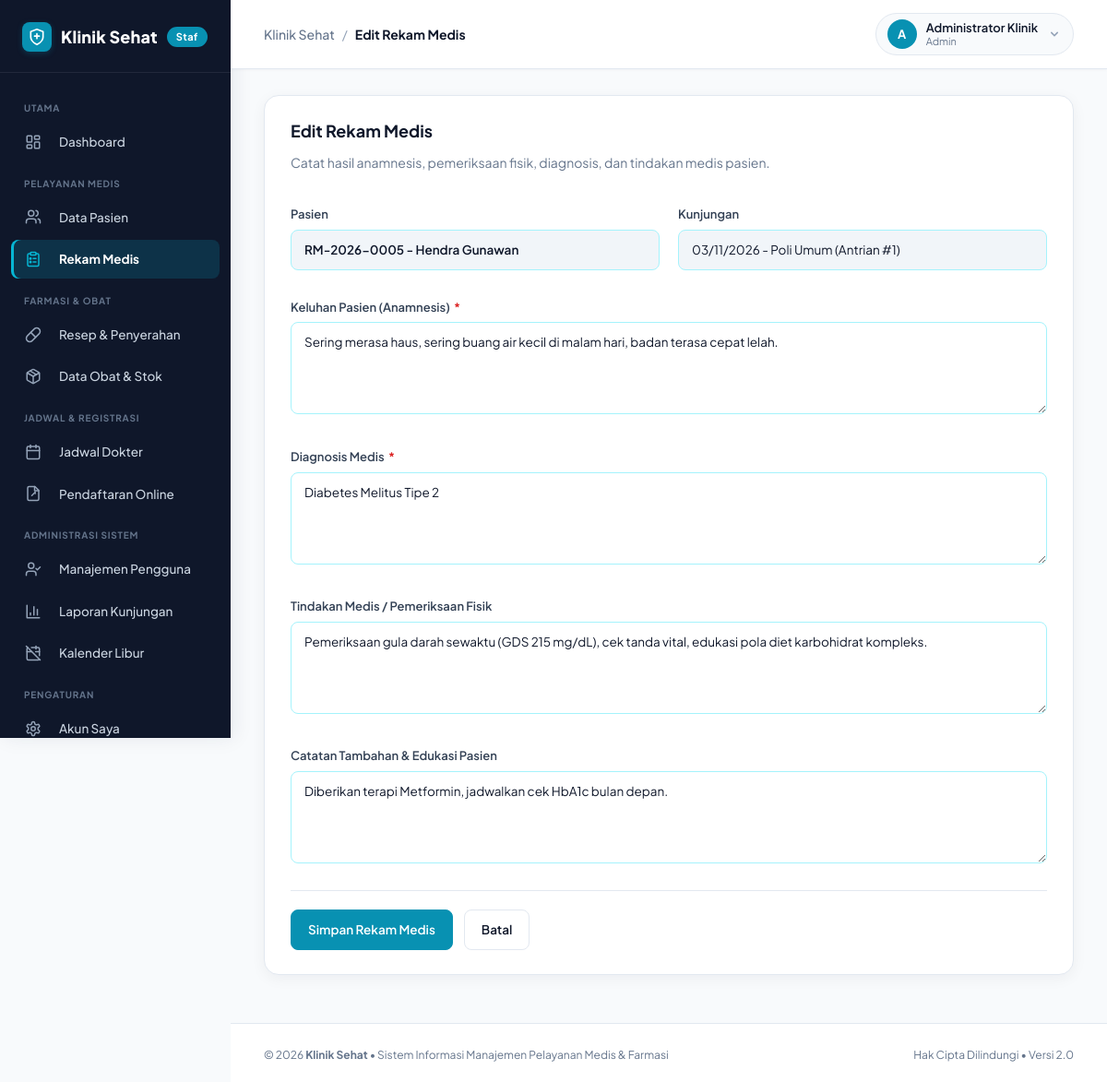
The page /index.php?url=rekam_medis/edit/2 (signed in) on the database its author committed.
### tables this page shows
CREATE TABLE rekam_medis (
    id_rekam_medis INT AUTO_INCREMENT PRIMARY KEY,
    id_kunjungan INT NOT NULL UNIQUE,
    keluhan TEXT NOT NULL,
    diagnosa TEXT NOT NULL,
    tindakan TEXT,
    catatan TEXT,
    created_at TIMESTAMP DEFAULT CURRENT_TIMESTAMP,
    FOREIGN KEY (id_kunjungan)
        REFERENCES kunjungan(id_kunjungan)
        ON DELETE CASCADE
);

CREATE TABLE users (
    id_user INT AUTO_INCREMENT PRIMARY KEY,
    nama VARCHAR(100) NOT NULL,
    username VARCHAR(50) NOT NULL UNIQUE,
    password VARCHAR(255) NOT NULL,
    role ENUM('admin', 'resepsionis', 'dokter', 'apoteker') NOT NULL DEFAULT 'admin',
    is_active TINYINT(1) NOT NULL DEFAULT 1,
    aktif_mulai DATE NOT NULL,
    aktif_sampai DATE NOT NULL,
    created_at TIMESTAMP DEFAULT CURRENT_TIMESTAMP
);

CREATE TABLE pasien (
    id_pasien INT AUTO_INCREMENT PRIMARY KEY,
    no_rm VARCHAR(20) NOT NULL UNIQUE,
    nama_pasien VARCHAR(100) NOT NULL,
    jenis_kelamin ENUM('L', 'P') NOT NULL,
    tanggal_lahir DATE NOT NULL,
    alamat TEXT,
    no_hp VARCHAR(20),
    created_at TIMESTAMP DEFAULT CURRENT_TIMESTAMP
);

CREATE TABLE kunjungan (
    id_kunjungan INT AUTO_INCREMENT PRIMARY KEY,
    id_pasien INT NOT NULL,
    id_dokter INT NULL,
    id_pendaftaran INT NULL UNIQUE,
    tanggal_kunjungan DATE NOT NULL,
    no_antrian INT NOT NULL,
    poli VARCHAR(100) NOT NULL,
    status ENUM('Menunggu', 'Diperiksa', 'Selesai', 'Batal')
        DEFAULT 'Menunggu',
    created_at TIMESTAMP DEFAULT CURRENT_TIMESTAMP,
    FOREIGN KEY (id_pasien)
        REFERENCES pasien(id_pasien)
        ON DELETE CASCADE,
    FOREIGN KEY (id_dokter)
        REFERENCES users(id_user)
        ON DELETE SET NULL,
    FOREIGN KEY (id_pendaftaran)
        REFERENCES pendaftaran_online(id_pendaftaran)
        ON DELETE SET NULL,
    UNIQUE KEY unik_antrian (tanggal_kunjungan, poli, no_antrian)
);

### controllers/RekamMedisController.php (called while the page is built, shortened)
<?php
require_once __DIR__ . '/../models/RekamMedis.php';
class RekamMedisController extends Controller
{
    private $rekamMedis;
    public function __construct()
    {
        require_role('admin', 'dokter');
        $this->rekamMedis = new RekamMedis();
    }
    public function edit($id = 0)
    {
        $item = $this->rekamMedis->find((int) $id, $this->doctorId());
        $this->view('rekam_medis/form', [
            'title'     => 'Edit Rekam Medis',
            'item'      => $item,
            'kunjungan' => [],
            'terpilih'  => (int) $item['id_kunjungan'],
            'action'    => route('rekam_medis/update/' . $item['id_rekam_medis'])
        ]);
    }
    private function doctorId()
    {
        return has_role('dokter') ? (int) current_user()['id_user'] : null;
    }
}

### index.php (called while the page is built, shortened)
<?php
require_once __DIR__ . '/core/Database.php';
require_once __DIR__ . '/core/Model.php';
require_once __DIR__ . '/core/Icon.php';
function icon($name, $class = '', $size = 18, $strokeWidth = 2)
{
    return Icon::render($name, $class, $size, $strokeWidth);
}
function e($value)
{
    return htmlspecialchars((string) $value, ENT_QUOTES, 'UTF-8');
}
function route($path = '')
{
    return BASE_URL . '/index.php?url=' . $path;
}
function asset($path)
{
    $file = __DIR__ . '/public/' . $path;
    $version = is_file($file) ? '?v=' . filemtime($file) : '';
    return BASE_URL . '/public/' . $path . $version;
}
function tgl($tanggal)
{
    return date('d/m/Y', strtotime($tanggal));
}
function is_logged_in()
{
    return isset($_SESSION['user']);
}
function current_user()
{
    return $_SESSION['user'] ?? null;
}
function has_role(...$roles)
{
    return is_logged_in() && in_array($_SESSION['user']['role'], $roles, true);
}
function require_login()
{
    $stmt = Database::connect()->prepare(
        "SELECT id_user, nama, username, role, is_active, aktif_mulai, aktif_sampai
         FROM users WHERE id_user = ? LIMIT 1"
    );
    $stmt->execute([$_SESSION['user']['id_user']]);
}
function require_role(...$roles)
{
    require_login();
}
function old($key, $default = '')
{
    return $_SESSION['old'][$key] ?? $default;
}
$url = trim($_GET['url'] ?? 'beranda', '/');
$parts = $url === '' ? ['beranda'] : explode('/', $url);
$method = preg_replace('/[^a-zA-Z]/', '', $parts[1] ?? 'index');
$params = array_slice($parts, 2);
$controller = new $class();
call_user_func_array([$controller, $method], $params);

### core/Model.php (called while the page is built, shortened)
<?php
require_once __DIR__ . '/Database.php';
class Model
{
    public function __construct()
    {
        $this->db = Database::connect();
    }
}

### core/Database.php (called while the page is built, shortened)
<?php
class Database
{
    private static $pdo = null;
    public static function connect()
    {
        if (self::$pdo === null) {
            try {
                $dsn = "mysql:host=" . DB_HOST .
                       ";port=" . DB_PORT .
                       ";dbname=" . DB_NAME .
                       ";charset=utf8mb4";
                self::$pdo = new PDO(
                    $dsn,
                    DB_USER,
                    DB_PASS,
                    [
                        PDO::ATTR_ERRMODE => PDO::ERRMODE_EXCEPTION,
                        PDO::ATTR_DEFAULT_FETCH_MODE => PDO::FETCH_ASSOC,
                        PDO::ATTR_EMULATE_PREPARES => false
                    ]
                );
            } catch (PDOException $e) {
                error_log('Database connection failed: ' . $e->getMessage());
                http_response_code(500);
                die('Layanan sedang tidak tersedia. Silakan coba kembali.');
            }
        }
        return self::$pdo;
    }
}

### models/RekamMedis.php (called while the page is built, shortened)
<?php
class RekamMedis extends Model
{
        private $select = "SELECT rm.*, k.tanggal_kunjungan, k.poli, k.no_antrian, k.id_dokter,
                      d.nama AS nama_dokter, p.id_pasien, p.nama_pasien, p.no_rm,
                      p.jenis_kelamin, p.tanggal_lahir, p.no_hp, p.alamat
                       FROM rekam_medis rm
                       JOIN kunjungan k ON k.id_kunjungan = rm.id_kunjungan
                    LEFT JOIN users d ON d.id_user = k.id_dokter
                       JOIN pasien p ON p.id_pasien = k.id_pasien";
    public function find($id, $doctorId = null)
    {
        $sql = $this->select . ' WHERE rm.id_rekam_medis = ?';
        $params = [(int) $id];
        $stmt = $this->db->prepare($sql);
        $stmt->execute($params);
        return $stmt->fetch();
    }
}

### core/Icon.php (the view, shortened to what this page needs)
<?php
class Icon
{
    public static function render($name, $class = '', $size = 18, $strokeWidth = 2)
    {
        $path = self::$icons[$name] ?? self::$icons['info'];
        $classAttr = 'ui-icon' . ($class ? ' ' . htmlspecialchars($class, ENT_QUOTES, 'UTF-8') : '');
        $sizeAttr = (int) $size;
        $strokeAttr = (float) $strokeWidth;
        return sprintf(
            '<svg class="%s" width="%d" height="%d" viewBox="0 0 24 24" fill="none" stroke="currentColor" stroke-width="%.1f" stroke-linecap="round" stroke-linejoin="round" aria-hidden="true">%s</svg>',
            $classAttr,
            $sizeAttr,
            $sizeAttr,
            $strokeAttr,
            $path
        );
    }
}

### views/layouts/header.php (shortened to what this page needs)
<?php
$user = current_user();
$rawUrl = trim($_GET['url'] ?? 'dashboard', '/');
$urlSegments = explode('/', $rawUrl);
$activePage = $urlSegments[0] ?? 'dashboard';
?>
<!DOCTYPE html>
<html lang="id">
<head>
    <link rel="stylesheet" href="<?= asset('css/style.css') ?>">
</head>
<body>
<div class="layout">
    <aside class="sidebar" id="sidebar">
        <div class="brand">
            <a href="<?= route('dashboard') ?>" class="brand-link">
                <span class="brand-badge-icon"><?= icon('shield-plus', '', 20) ?></span>
                <span class="brand-title">Klinik Sehat</span>
                <span class="brand-ribbon">Staf</span>
            </a>
        </div>
        <nav>
            <div class="nav-section-label">UTAMA</div>
            <a href="<?= route('dashboard') ?>" class="<?= $activePage === 'dashboard' ? 'active' : '' ?>" <?= $activePage === 'dashboard' ? 'aria-current="page"' : '' ?>>
                <span class="nav-icon"><?= icon('layout-dashboard') ?></span> Dashboard
            </a>
            <?php if (has_role('admin', 'dokter', 'resepsionis')): ?>
                <div class="nav-section-label">PELAYANAN MEDIS</div>
                <a href="<?= route('pasien') ?>" class="<?= $activePage === 'pasien' ? 'active' : '' ?>" <?= $activePage === 'pasien' ? 'aria-current="page"' : '' ?>>
                    <span class="nav-icon"><?= icon('users') ?></span> Data Pasien
                </a>
            <?php endif; ?>
            <?php if (has_role('admin', 'dokter')): ?>
                <a href="<?= route('rekam_medis') ?>" class="<?= $activePage === 'rekam_medis' ? 'active' : '' ?>" <?= $activePage === 'rekam_medis' ? 'aria-current="page"' : '' ?>>
                    <span class="nav-icon"><?= icon('clipboard-list') ?></span> Rekam Medis
                </a>
            <?php endif; ?>
            <?php if (has_role('admin', 'dokter', 'apoteker')): ?>
                <div class="nav-section-label">FARMASI &amp; OBAT</div>
                <a href="<?= route('resep') ?>" class="<?= $activePage === 'resep' ? 'active' : '' ?>" <?= $activePage === 'resep' ? 'aria-current="page"' : '' ?>>
                    <span class="nav-icon"><?= icon('pill') ?></span> Resep &amp; Penyerahan
                </a>
                <a href="<?= route('obat') ?>" class="<?= $activePage === 'obat' ? 'active' : '' ?>" <?= $activePage === 'obat' ? 'aria-current="page"' : '' ?>>
                    <span class="nav-icon"><?= icon('package') ?></span> Data Obat &amp; Stok
                </a>
            <?php endif; ?>
            <?php if (has_role('admin', 'dokter', 'resepsionis')): ?>
                <div class="nav-section-label">JADWAL &amp; REGISTRASI</div>
                <a href="<?= route('jadwal') ?>" class="<?= $activePage === 'jadwal' ? 'active' : '' ?>" <?= $activePage === 'jadwal' ? 'aria-current="page"' : '' ?>>
                    <span class="nav-icon"><?= icon('calendar') ?></span> Jadwal Dokter
                </a>
            <?php endif; ?>
            <?php if (has_role('admin', 'resepsionis')): ?>
                <a href="<?= route('pendaftaran/verifikasi') ?>" class="<?= $activePage === 'pendaftaran' ? 'active' : '' ?>" <?= $activePage === 'pendaftaran' ? 'aria-current="page"' : '' ?>>
                    <span class="nav-icon"><?= icon('file-signature') ?></span> Pendaftaran Online
                </a>
            <?php endif; ?>
            <?php if (has_role('admin')): ?>
                <div class="nav-section-label">ADMINISTRASI SISTEM</div>
                <a href="<?= route('pengguna') ?>" class="<?= $activePage === 'pengguna' ? 'active' : '' ?>" <?= $activePage === 'pengguna' ? 'aria-current="page"' : '' ?>>
                    <span class="nav-icon"><?= icon('user-check') ?></span> Manajemen Pengguna
                </a>
                <a href="<?= route('laporan') ?>" class="<?= $activePage === 'laporan' ? 'active' : '' ?>" <?= $activePage === 'laporan' ? 'aria-current="page"' : '' ?>>
                    <span class="nav-icon"><?= icon('bar-chart-3') ?></span> Laporan Kunjungan
                </a>
                <a href="<?= route('hari_libur') ?>" class="<?= $activePage === 'hari_libur' ? 'active' : '' ?>" <?= $activePage === 'hari_libur' ? 'aria-current="page"' : '' ?>>
                    <span class="nav-icon"><?= icon('calendar-off') ?></span> Kalender Libur
                </a>
            <?php endif; ?>
            <div class="nav-section-label">PENGATURAN</div>
            <a href="<?= route('akun') ?>" class="<?= $activePage === 'akun' ? 'active' : '' ?>" <?= $activePage === 'akun' ? 'aria-current="page"' : '' ?>>
                <span class="nav-icon"><?= icon('settings') ?></span> Akun Saya
            </a>
        </nav>
    </aside>
    <div class="main-wrapper">
        <header class="top-navbar">
            <div class="top-nav-left">
                <div class="breadcrumb-trail">
                    <span class="breadcrumb-app">Klinik Sehat</span>
                    <span class="breadcrumb-separator">/</span>
                    <span class="breadcrumb-current"><?= e($title ?? 'Dashboard') ?></span>
                </div>
            </div>
            <div class="top-nav-right">
                <div class="user-profile-menu">
                    <button type="button" class="profile-trigger-btn" id="user-menu-btn" aria-expanded="false" aria-haspopup="true">
                        <span class="avatar-circle"><?= strtoupper(substr($user['nama'], 0, 1)) ?></span>
                        <div class="user-meta">
                            <span class="user-display-name"><?= e($user['nama']) ?></span>
                            <span class="user-display-role"><?= e(ucfirst($user['role'])) ?></span>
                        </div>
                        <svg class="dropdown-chevron" width="16" height="16" fill="currentColor" viewBox="0 0 20 20">
                            <path fill-rule="evenodd" d="M5.293 7.293a1 1 0 011.414 0L10 10.586l3.293-3.293a1 1 0 111.414 1.414l-4 4a1 1 0 01-1.414 0l-4-4a1 1 0 010-1.414z" clip-rule="evenodd"/>
                        </svg>
                    </button>
                </div>
            </div>
        </header>
        <main class="content-body">

### views/rekam_medis/form.php (shortened to what this page needs)
<?php
require __DIR__ . '/../layouts/header.php';
$v = function ($key) use ($item) {
    return e(old($key, $item[$key] ?? ''));
};
?>
<div class="panel">
    <h2><?= e($title) ?></h2>
    <p class="muted" style="margin-bottom: 20px;">Catat hasil anamnesis, pemeriksaan fisik, diagnosis, dan tindakan medis pasien.</p>
    <form method="post" action="<?= $action ?>" class="staff-form" novalidate>
        <div class="staff-form-grid">
            <?php if ($item): ?>
                <div>
                    <label>Pasien</label>
                    <input type="text" value="<?= e($item['no_rm'] . ' - ' . $item['nama_pasien']) ?>" disabled style="background: #f1f5f9; font-weight: 600;">
                </div>
                <div>
                    <label>Kunjungan</label>
                    <input type="text" value="<?= e(tgl($item['tanggal_kunjungan']) . ' - ' . $item['poli'] . ' (Antrian #' . $item['no_antrian'] . ')') ?>" disabled style="background: #f1f5f9;">
                </div>
            <?php endif; ?>
            <div class="field-wide">
                <label for="keluhan">Keluhan Pasien (Anamnesis) <span class="required">*</span></label>
                <textarea id="keluhan" name="keluhan" rows="3" placeholder="Keluhan utama dan riwayat penyakit yang dirasakan pasien" required><?= $v('keluhan') ?></textarea>
            </div>
            <div class="field-wide">
                <label for="diagnosa">Diagnosis Medis <span class="required">*</span></label>
                <textarea id="diagnosa" name="diagnosa" rows="3" placeholder="Diagnosis penyakit atau kondisi medis pasien" required><?= $v('diagnosa') ?></textarea>
            </div>
            <div class="field-wide">
                <label for="tindakan">Tindakan Medis / Pemeriksaan Fisik</label>
                <textarea id="tindakan" name="tindakan" rows="3" placeholder="Tindakan medis, pemeriksaan fisik, atau prosedur yang dilakukan (opsional)"><?= $v('tindakan') ?></textarea>
            </div>
            <div class="field-wide">
                <label for="catatan">Catatan Tambahan &amp; Edukasi Pasien</label>
                <textarea id="catatan" name="catatan" rows="3" placeholder="Catatan khusus atau saran perawatan mandiri bagi pasien (opsional)"><?= $v('catatan') ?></textarea>
            </div>
        </div>
        <div class="form-actions" style="margin-top: 24px;">
            <button type="submit" class="btn btn-primary">Simpan Rekam Medis</button>
            <a class="btn" href="<?= route('rekam_medis') ?>">Batal</a>
        </div>
    </form>
</div>
<?php require __DIR__ . '/../layouts/footer.php'; ?>

### rows shown on the page
users: nama "A", nama "Administrator Klinik", role "Admin"
rekam_medis: nama_pasien "RM-2026-0005 - Hendra Gunawan", id_kunjungan.no_antrian "03/11/2026 - Poli Umum (Antrian #1)", keluhan "Sering merasa haus, sering buang air kecil di malam hari, badan terasa cepat lelah.", diagnosa "Diabetes Melitus Tipe 2", tindakan "Pemeriksaan gula darah sewaktu (GDS 215 mg/dL), cek tanda vital, edukasi pola diet karbohidrat kompleks.", catatan "Diberikan terapi Metformin, jadwalkan cek HbA1c bulan depan."

### other values the page prints
$title "Edit Rekam Medis"
